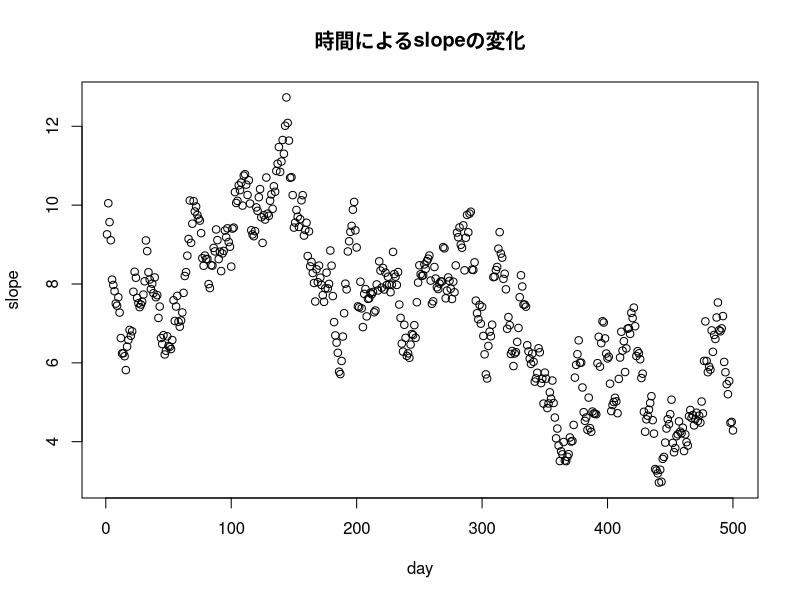
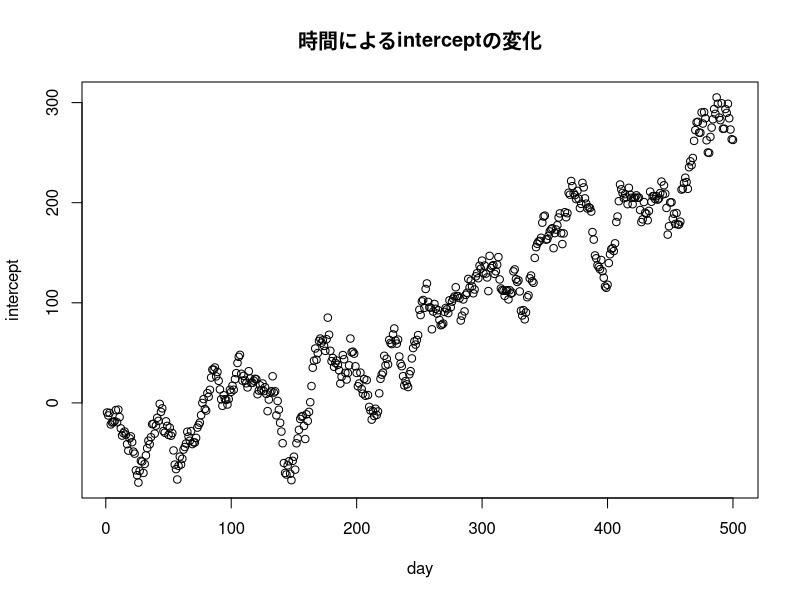
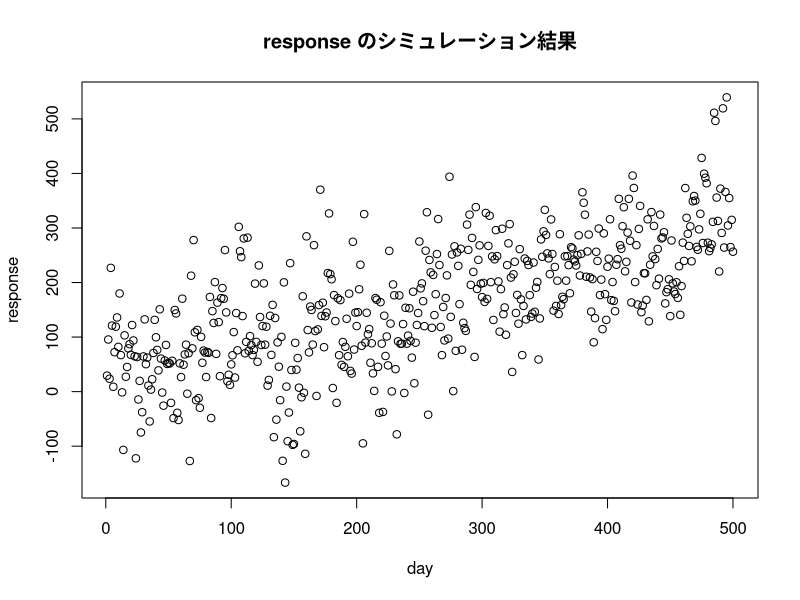

Write R code to recreate these figures, in order. (Note: this script raises an error after producing the figures.)
# パラメタの設定
N <- 500 # サンプルサイズ

# dlmMLE の推定値の正解値
observationErrorSD <- 20 # 観測誤差の標準偏差
processErrorSD <- 10 # 過程誤差の標準偏差
coefErrorSD <- 0.5 # 係数の過程誤差の標準偏差

# 説明変数をシミュレーション用に作成
set.seed(1)
explanatory <- rnorm(n = N, mean = 10, sd = 10)

# slope（傾き）が毎日過程誤差が加わって、変化していくようにする
set.seed(12)
slope <- cumsum(rnorm(n = N, mean = 0, sd = coefErrorSD)) + 10 # 過程誤差が毎日積み上がる.
plot(slope, main = "時間によるslopeの変化", xlab = "day")

# 同様にしてincetercept（切片）も作成
set.seed(3)
intercept <- cumsum(rnorm(n = N, mean = 0, sd = processErrorSD))
plot(intercept, main = "時間によるinterceptの変化", xlab = "day")

# responseのシミュレーション
set.seed(4)
response <- intercept + explanatory * slope + rnorm(n = N, mean = 0, sd = observationErrorSD)
plot(response, main = "response のシミュレーション結果", xlab = "day")


# 時変係数DLM. closure
buildDlmReg <- function(theta) {
  dlmModReg(
    X = explanatory,
    # 観測誤差の分散. 負を取らないから、exp
    dV = exp(theta[1]),
    # 過程誤差の分散 過程誤差は２つあるため、パラメタも２つ. 同様にexp を使う
    dW = c(exp(theta[2]), exp(theta[3]))
  )
}

# モデル推定
# parm: vector of initial values - for the optimization routine - of the unknown parameters.
# $par が推定した値（観測誤差、過程誤差1、過程誤差2）. exp をとると分散, そのsqrt をとると標準偏差
fitDlmReg <- dlmMLE(response,
  parm = c(2, 1, 1),
  buildDlmReg,
  method = "SANN"
)

# 推定値でモデルを組み直す
modDlmReg <- buildDlmReg(fitDlmReg$par)
# あとはフィルタリング・スムージングして完了
filterDlmReg <- dlmFilter(response, modDlmReg)
smoothDlmReg <- dlmSmooth(filterDlmReg)

plot(response,
  col = 1,
  lwd = 1
)
lines(dropFirst(filterDlmReg$m)[, 1] + dropFirst(filterDlmReg$m)[, 2] * explanatory,
  col = alpha(2, 0.5),
  lwd = 2
)
lines(dropFirst(smoothDlmReg$s)[, 1] + dropFirst(smoothDlmReg$s)[, 2] * explanatory,
  col = alpha(4, 0.5),
  lwd = 2
)

legend(
  "bottomright",
  pch = c(1, NA, NA),
  col = c(1, 2, 4),
  lwd = c(1, 2, 2),
  legend = c("data", "Filter", "Smooth")
)

# 時変係数を推測できてるか？
plot(dropFirst(filterDlmReg$m)[, 2], type = "l", ylim = c(0, 15), col = alpha(2, 0.5), xlab = "day", ylab = "slope")
lines(dropFirst(smoothDlmReg$s)[, 2], type = "l", ylim = c(0, 15), col = alpha(4, 0.5))

# 正しいslope
lines(slope, col = alpha(1, 0.5))
legend(
  "topright",
  col = c(2, 4, 1),
  lty = 1,
  legend = c("フィルタリングのslope", "スムージングのslope", "正しいslope")
)
